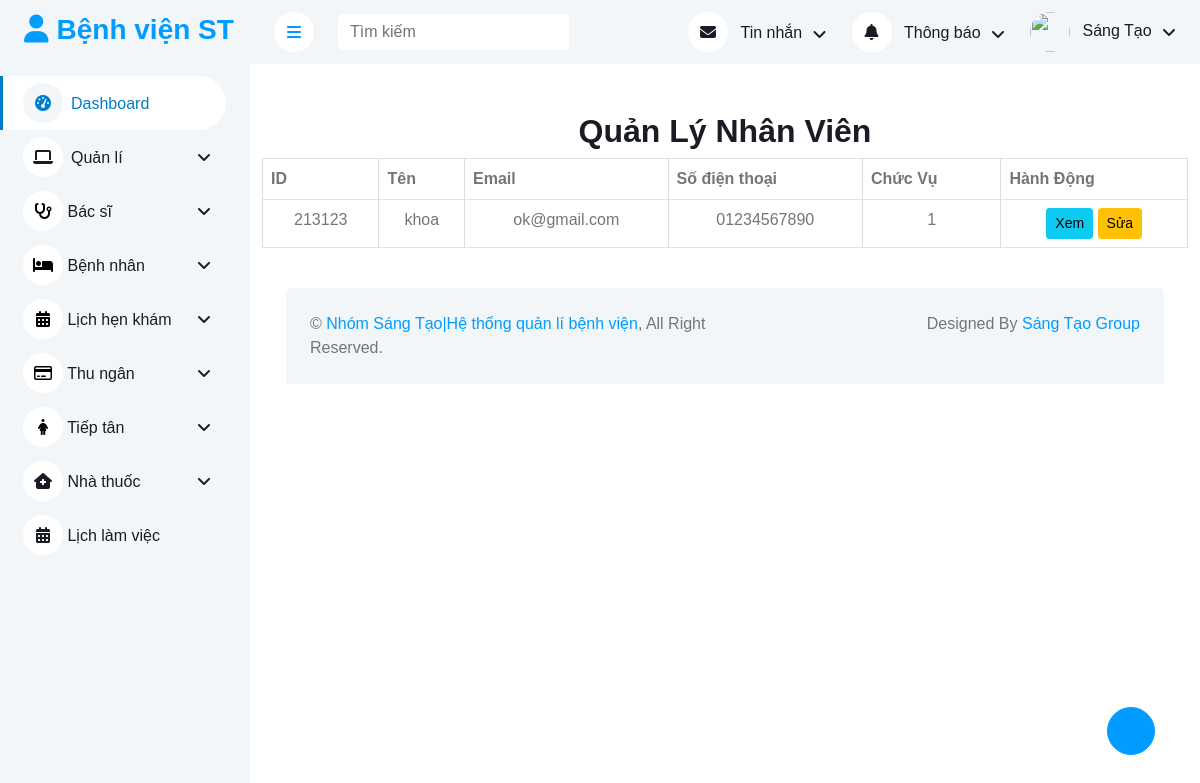
Screenshot of /admin/index.php?quanli=danh-sach-nhan-vien with the database file from the repository.
### tables this page shows
CREATE TABLE `nhanvien` (
  `maNhanVien` int(11) NOT NULL,
  `password` varchar(100) DEFAULT NULL,
  `email` varchar(50) NOT NULL,
  `sdt` varchar(11) NOT NULL,
  `tenNhanVien` varchar(100) NOT NULL,
  `vaiTro` int(11) NOT NULL
);

### admin/dsbn/qlnv.php (the view, shortened to what this page needs)
<?php
require_once("../config/config.php");
$sql = "SELECT maNhanVien, tenNhanVien, email, sdt, vaiTro FROM nhanvien";
$result = $conn->query($sql);
?>
<div class="container mt-5">
    <h2 class="text-center">Quản Lý Nhân Viên</h2>
    <table class="table table-bordered">
        <thead class="thead-dark">
            <tr>
                <th>ID</th>
                <th>Tên</th>
                <th>Email</th>
                <th>Số điện thoại</th>
                <th>Chức Vụ</th>
                <th>Hành Động</th>
            </tr>
        </thead>
        <tbody>
            <?php
            if ($result->num_rows > 0) {
                while ($row = $result->fetch_assoc()) {
                    echo "<tr>
            <td>{$row['maNhanVien']}</td>
            <td>{$row['tenNhanVien']}</td>
            <td>{$row['email']}</td>
            <td>{$row['sdt']}</td>
            <td>{$row['vaiTro']}</td>
            <td>
                <a href='index.php?quanli=chi-tiet-nhan-vien&id={$row['maNhanVien']}'>
                    <button class='btn btn-info btn-sm'>Xem</button>
                </a>
             <a href='index.php?quanli=edit-nv&id={$row['maNhanVien']}'>
    <button class='btn btn-warning btn-sm'>Sửa</button>
</a>
            </td>
        </tr>";
                }
            } else {
                echo "<tr><td colspan='6' class='text-center'>Không có dữ liệu</td></tr>";
            }
            ?>
        </tbody>
    </table>

### admin/css/style_admin.css (style rules this page uses)
:root { --primary: #007dcc; --light: #F3F6F9; --dark: #191C24; }
.btn { transition: .5s; }

### admin/css/styleContent.css (style rules this page uses)
.detailThanhToan table, th, td { border: 1px solid #ddd; }
.detailThanhToan th, td { padding: 10px; text-align: center; }
.xemLichHen table, th, td { border: 1px solid #ddd; }
.xemLichHen th, td { padding: 10px; text-align: center; }

### rows the page displays
nhanvien: maNhanVien "213123", tenNhanVien "khoa", email "ok@gmail.com", sdt "01234567890", vaiTro "1"
